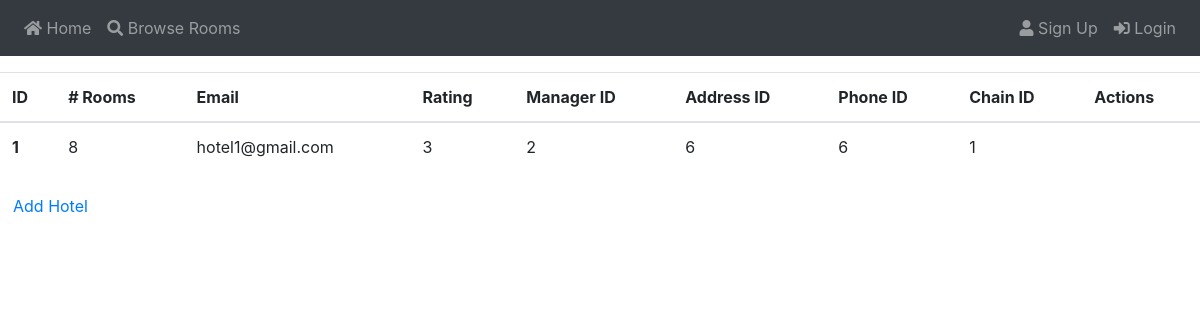
Before: /view_hotels with the older database file.
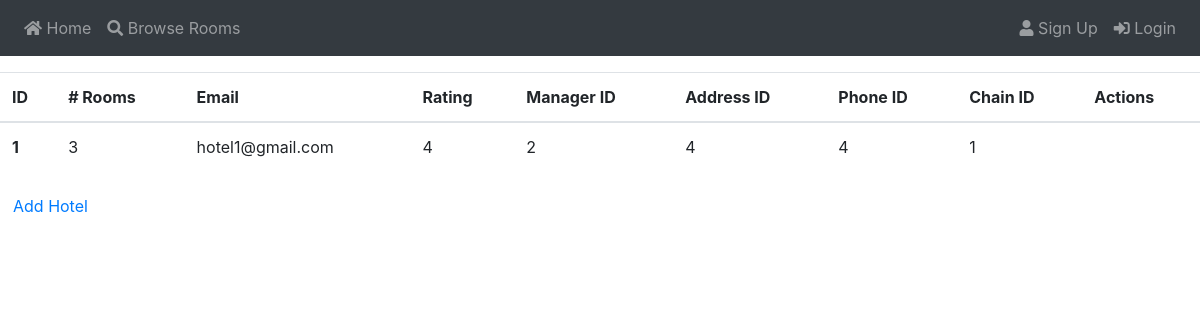
After: the same page with the newer database file.
### app/models.py (models this page shows)
class Hotel(db.Model):
    id          = db.Column(db.Integer, primary_key = True)
    rooms_amt   = db.Column(db.Integer, nullable = False)
    rating      = db.Column(db.Integer, nullable = False)
    email       = db.Column(db.String(128), nullable = False)
    address     = db.Column(db.Integer, db.ForeignKey('addr.id'))
    phone       = db.Column(db.Integer, db.ForeignKey('phone.id'))
    manager     = db.Column(db.Integer, db.ForeignKey('user.id'))
    owned_by    = db.Column(db.Integer, db.ForeignKey('chain.id'))
    rooms       = db.relationship("Room", backref = 'hotel', lazy='dynamic')

### app/routes.py (the view)
@app.route("/view_hotels")
def view_hotels():
    hotels = Hotel.query.all()
    return render_template("view_hotels.html", hotels = hotels)

### app/templates/view_hotels.html (shortened to what this page needs)
{% extends "base.html" %}
{% block content %}
    <table class="table">
        <thead>
            <tr>
                <th scope="col">ID</th>
                <th scope="col"># Rooms</th>
                <th scope="col">Email</th>
                <th scope="col">Rating</th>
                <th scope="col">Manager ID</th>
                <th scope="col">Address ID</th>
                <th scope="col">Phone ID</th>
                <th scope="col">Chain ID</th>
                <th scope="col">Actions</th>
            </tr>
        </thead>
    {% for h in hotels %}
        <tbody>
            <tr>
                <th scope="row">{{ h.id }}</th>
                <td>{{ h.rooms_amt }}</td>
                <td>{{ h.email }}</td>
                <td>{{ h.rating }}</td>
                <td>{{ h.manager }}</td>
                <td>{{ h.address }}</td>
                <td>{{ h.phone }}</td>
                <td>{{ h.owned_by }}</td>
                <td>
                </td>
            </tr>
        </tbody>
    {% endfor %}
    </table>
    <a href="{{ url_for('add_hotel') }}" class="btn btn-green">Add Hotel</a>
{% endblock %}

Changed rows visible on the page:
changed Hotel "hotel1@gmail.com": rooms_amt "8" → "3"; rating "3" → "4"; address "6" → "4"; phone "6" → "4"
